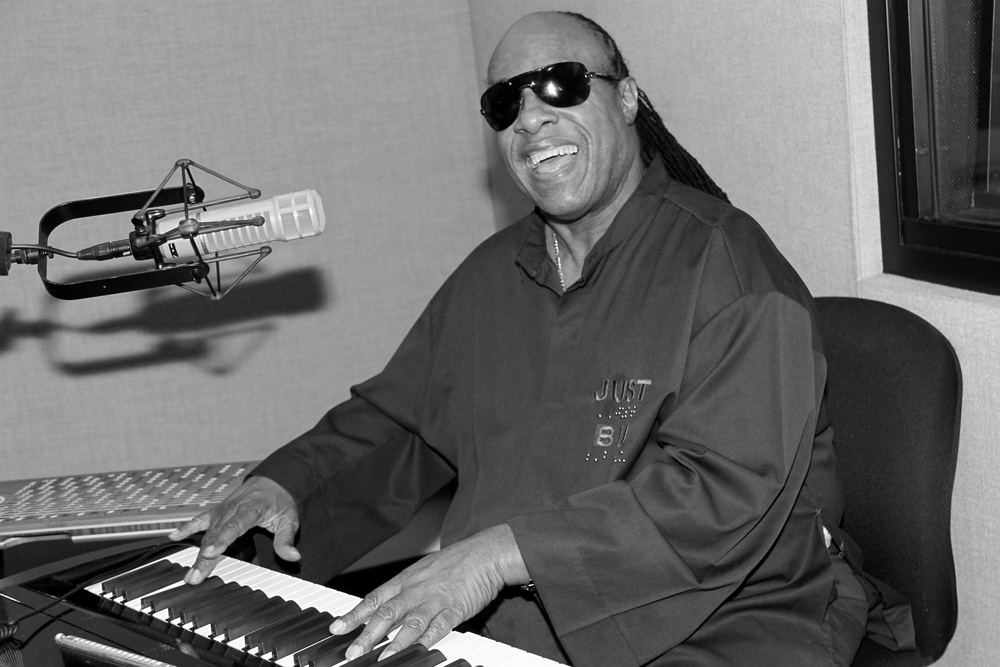
#> input picture experiments/dodge25-point3.jpg, 1000 x 667 px, shrunk from 5184 x 3456 before the run, given in place of stevie-wonder-at-the-wave.jpg, which was not available
$ python dodge.py   (Python 2 division)
#> lines starting #> are read from the running program, lines starting #| are printed output that depends on the picture; pictures that were not available may be replaced by others from this repository, and a replacement may not be noted
import PIL.Image as Image
import PIL.ImageFilter as ImageFilter
import PIL.ImageOps as ImageOps
import PIL.ImageDraw as ImageDraw

def dodge(a, b, alpha):
    return min(int(a*255/(256-b*alpha)), 255)
def drawing(infile, outfile, blur=10, alpha=0.9):
#> called with infile = 'images/stevie-wonder-at-the-wave.jpg', outfile = 'images/dodge10-point9.jpg', blur = 10, alpha = 0.9
    im1 = Image.open(infile).convert("L")
#> im1 is the input picture: PIL image 1000x667 L; min 0, max 255, mean 106.5
    print 'hi'
    im2 = im1.copy()
    im2 = ImageOps.invert(im2)
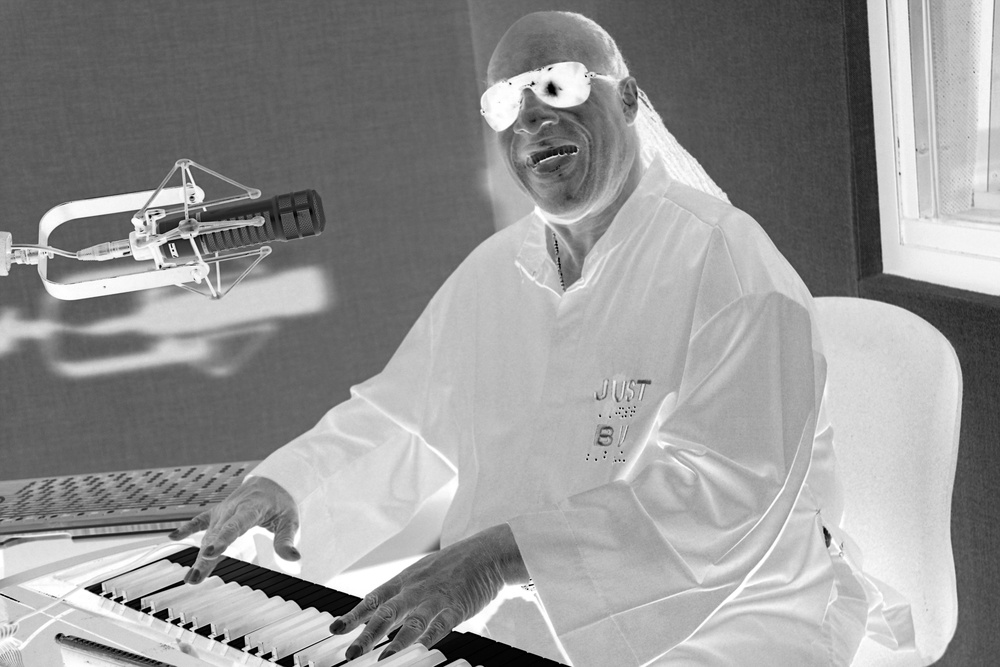
#> im2: PIL image 1000x667 L; min 0, max 255, mean 148.5
    print 'hi'
    for i in range(blur):
        im2 = im2.filter(ImageFilter.BLUR)
#> this loop made 10 passes
#> pass 2, in drawing, `im2 = im2.filter(ImageFilter.BLUR)`:
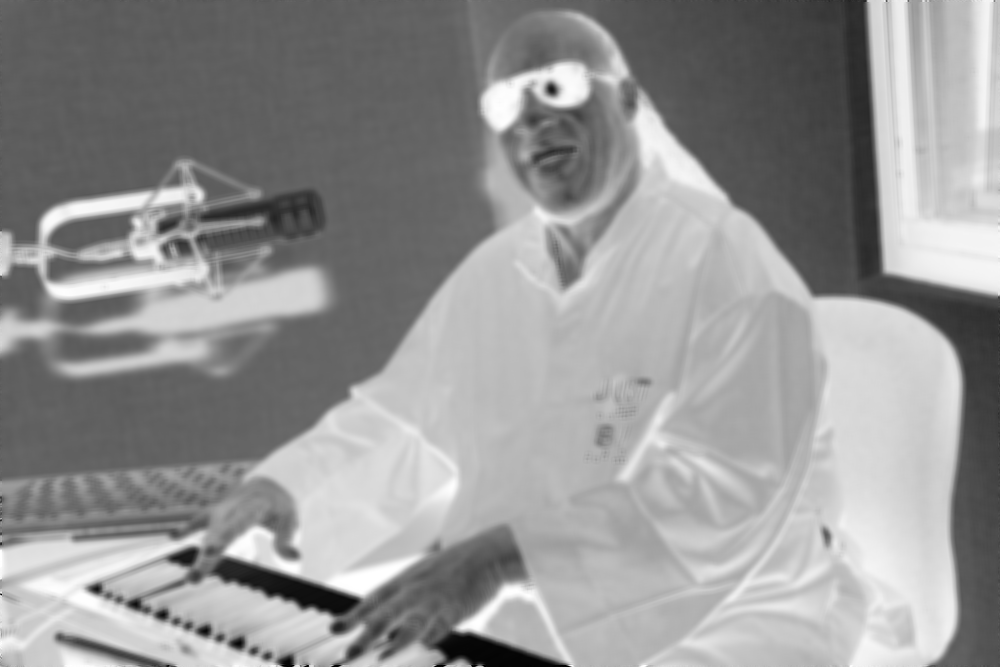
#> im2: PIL image 1000x667 L; min 0, max 255, mean 148.6
#> after the loop:
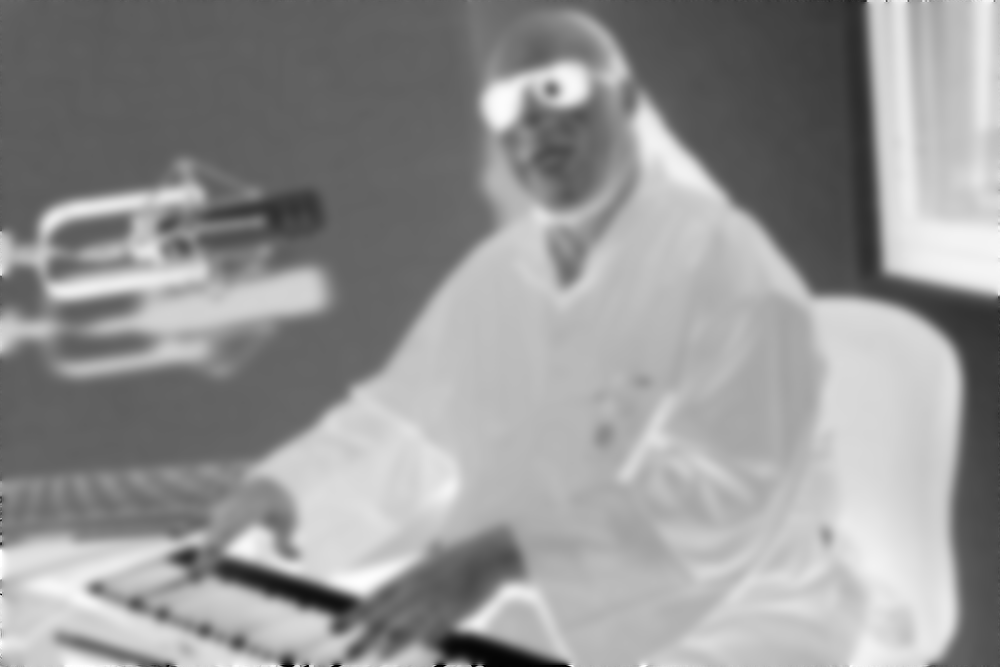
#> im2: PIL image 1000x667 L; min 0, max 255, mean 148.8
    print 'hi'
    width, height = im1.size
#> width = 1000; height = 667
    for x in range(width):
        for y in range(height):
            a = im1.getpixel((x, y))
            b = im2.getpixel((x, y))
            im1.putpixel((x, y), dodge(a, b, alpha))
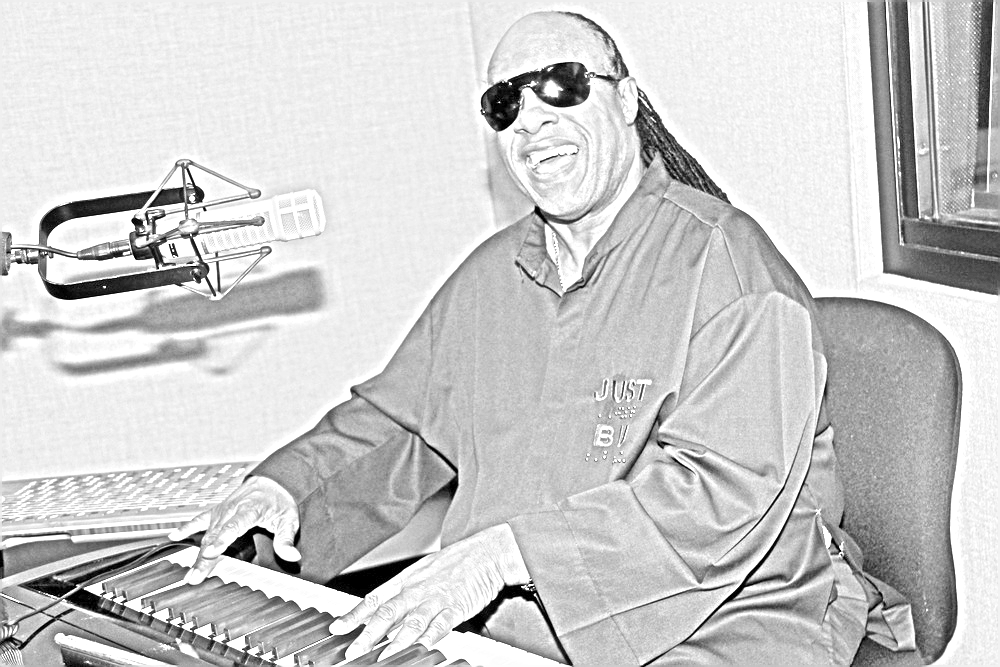
#> im1: PIL image 1000x667 L; min 0, max 255, mean 203.3
    im1.save(outfile)

drawing('images/stevie-wonder-at-the-wave.jpg', 'images/dodge10-point9.jpg')
